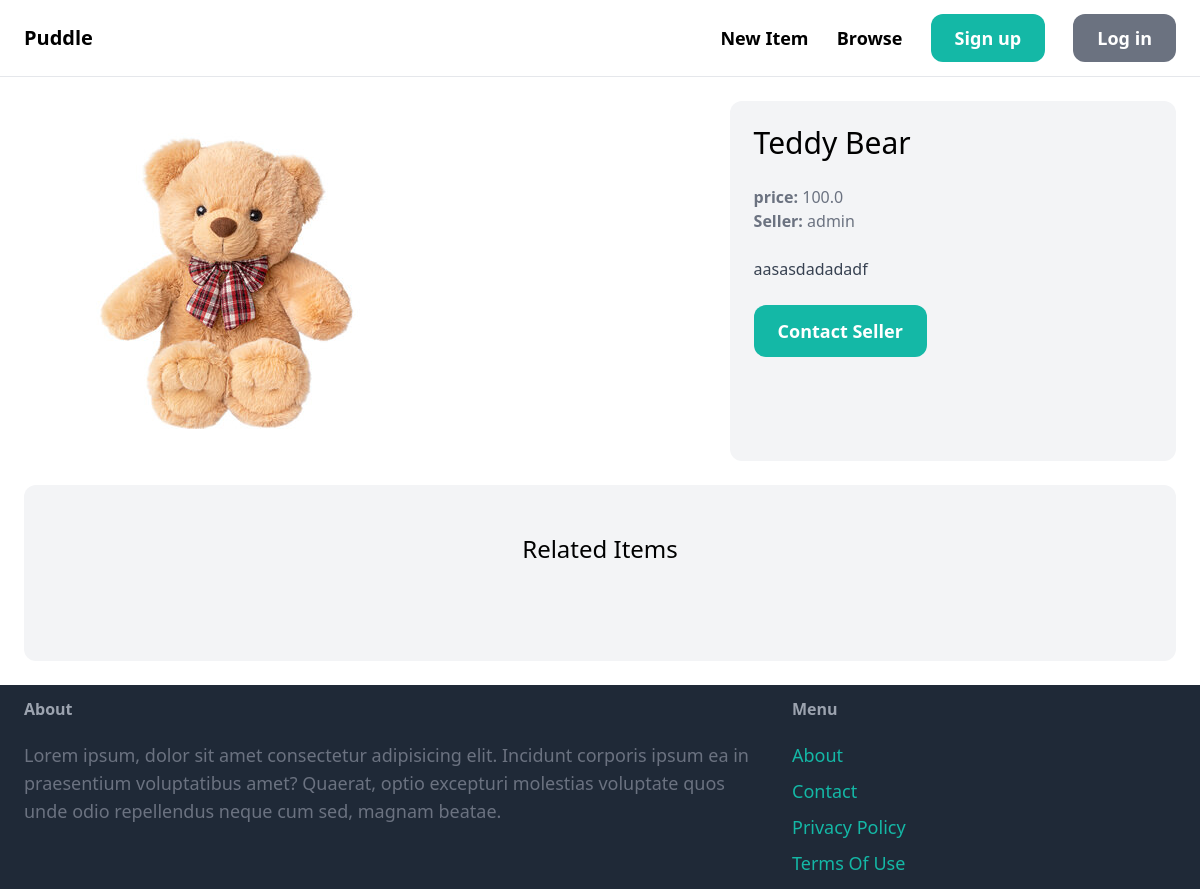
Page /items/1/ on the committed database.
### item/models.py (models this page shows, shortened)
class Item(models.Model):
    category = models.ForeignKey(Category,related_name='items', on_delete=models.CASCADE)
    name = models.CharField(max_length=125)
    description = models.TextField(blank=True,null=True)
    price = models.FloatField()
    image = models.ImageField(upload_to='item_images', blank=True,null=True)
    is_sold = models.BooleanField(default=False)
    created_by = models.ForeignKey(User,related_name='items',on_delete=models.CASCADE)
    created_at = models.DateTimeField(auto_now_add=True)

### item/views.py (the view)
# urls.py: path('<int:pk>/',views.detail,name='detail'),
def detail(request,pk):
    item = get_object_or_404(Item,pk=pk)
    related_items = Item.objects.filter(category =item.category, is_sold = False).exclude(pk=pk)[0:3]
    return render(request, 'item/detail.html',{'item':item,'related_items':related_items})

### item/templates/item/detail.html (shortened to what this page needs)
{% extends  'core/base.html' %}
{% block content %}
    <div class="grid grid-cols-5 gap-6">
        <div class="col-span-3">
            <img src="{{item.image.url}}"class="rounded-xl">
        </div>
        <div class="col-span-2 p-6 bg-gray-100 rounded-xl">
            <h1 class="mb-6 text-3xl ">{{item.name}}</h1>
            <p class="text-gray-500"><strong>price: </strong>{{item.price}}</p>
            <p class="text-gray-500"><strong>Seller: </strong>{{item.created_by.username}}</p>
            {% if item.description %}
            <p class="text-gray-700"><strong class="text-gray-700"></strong><br>{{item.description}}</p>
            {%endif%}
            {% if request.user == item.created_by %}
                <div class="mt-6 p-6 bg-white rounded-xl">
                    <p>This is Your Item</p>
                    <a href="{% url 'item:edit' item.id %}" class="inline-block mt-6 px-6 py-3 text-lg font-semibold bg-teal-500 text-white rounded-xl">Edit</a>
                    <a href="{% url 'item:delete' item.id %}" class="inline-block mt-6 px-6 py-3 text-lg font-semibold bg-red-500 text-white rounded-xl">Delete</a>
                </div>
            {%else %}
            <a href="{% url 'conversation:new' item.id %}" class="inline-block mt-6 px-6 py-3 text-lg font-semibold bg-teal-500 text-white rounded-xl hover:bg-teal-700">Contact Seller</a>
            {% endif %}
        </div>
    </div>
    <div class="mt-6 px-6 py-12 bg-gray-100 rounded-xl">
        <h2 class="mb-12 text-2xl text-center">Related Items</h2>
    </div>
{% endblock %}

### rows in the picture
Item: image (picture), name "Teddy Bear", price "100.0", created_by.username "admin", description "aasasdadadadf"
